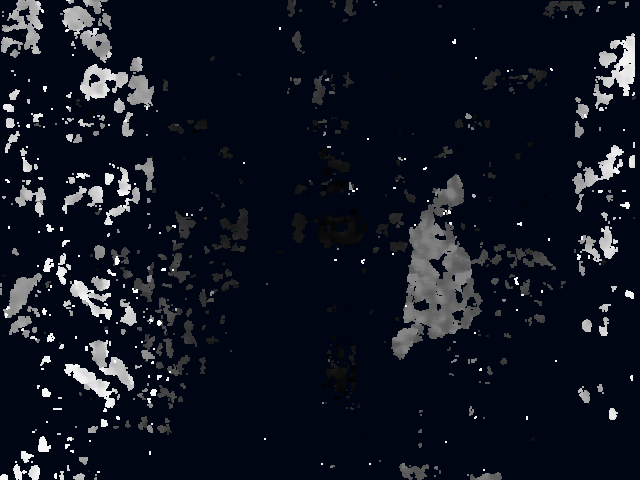
#> input picture reverse/d/d1.png, 640 x 480 px; its folder holds only this picture in this run
$ python reverse.py
#> lines starting #> are read from the running program, lines starting #| are printed output that depends on the picture
import cv2
from PIL import Image
import os

path_dir = './d/'
file_list = os.listdir(path_dir)

for input in file_list:
    imgread = './d/' + input
    print(imgread)
    src = cv2.imread('./d/' + input, cv2.IMREAD_GRAYSCALE)
#> src: shape (480, 640); min 0, max 255, mean 20.9
    dst = cv2.bitwise_not(src)
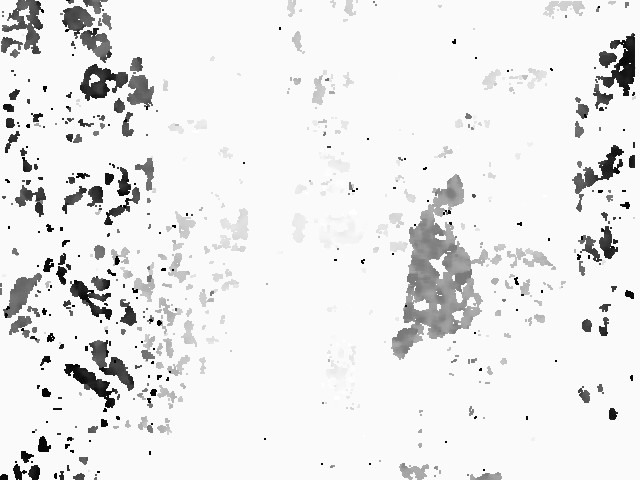
#> dst: shape (480, 640); min 0, max 255, mean 234.1
    output = Image.fromarray(dst)
    output.save("./dr/" + input)

$ run again, on reverse/d/d5.png
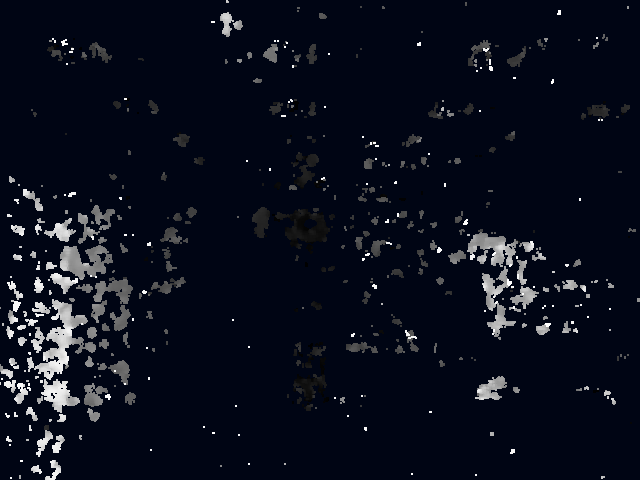
#> input picture reverse/d/d5.png, 640 x 480 px
#> `dst = cv2.bitwise_not(src)`:
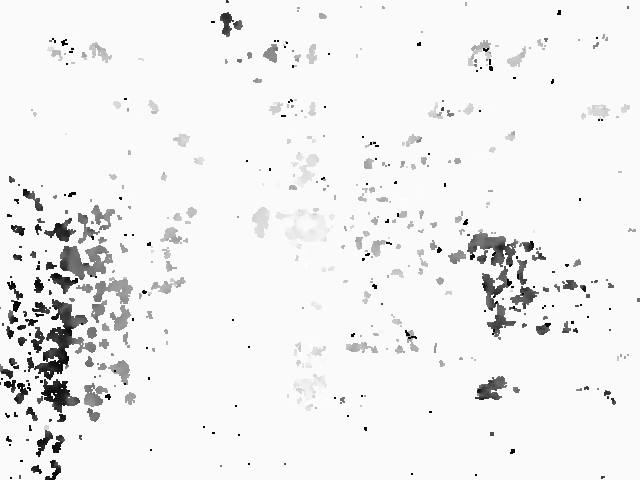
#> dst: shape (480, 640); min 0, max 255, mean 240.2

$ run again, on reverse/d/d6.png
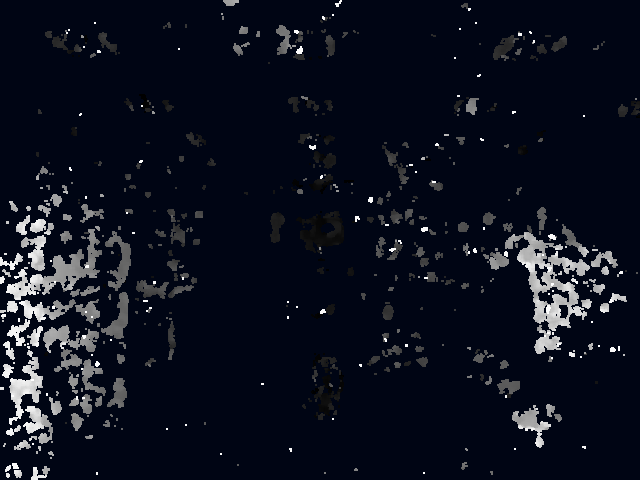
#> input picture reverse/d/d6.png, 640 x 480 px
#> `dst = cv2.bitwise_not(src)`:
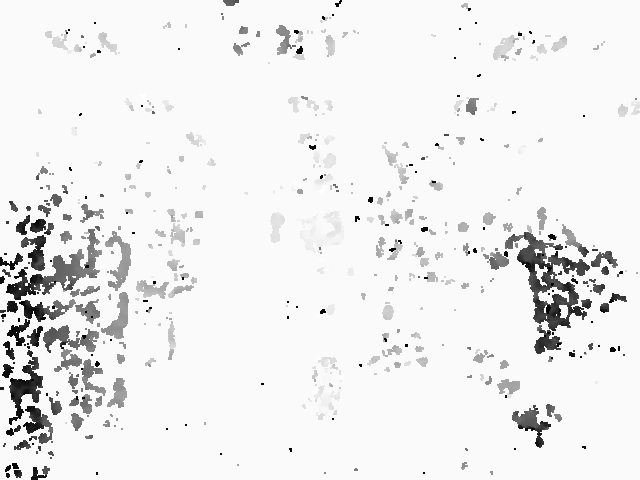
#> dst: shape (480, 640); min 0, max 255, mean 237.9

$ run again, on reverse/d/d7.png
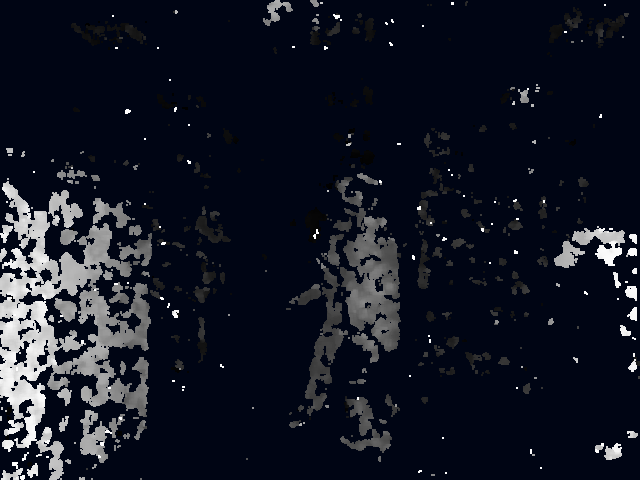
#> input picture reverse/d/d7.png, 640 x 480 px
#> `dst = cv2.bitwise_not(src)`:
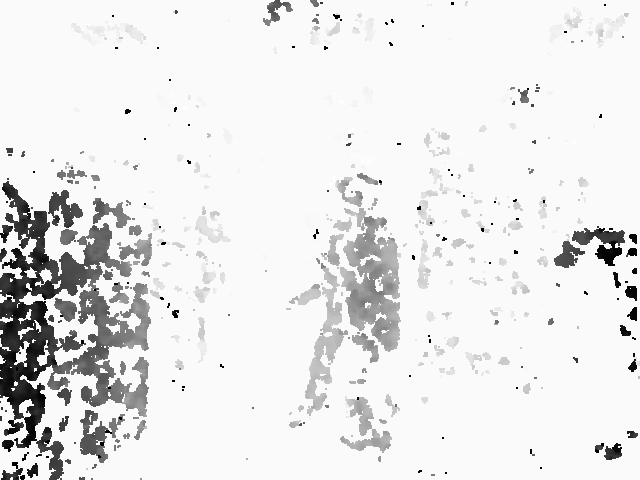
#> dst: shape (480, 640); min 0, max 255, mean 231.5

$ run again, on reverse/d/d2.png
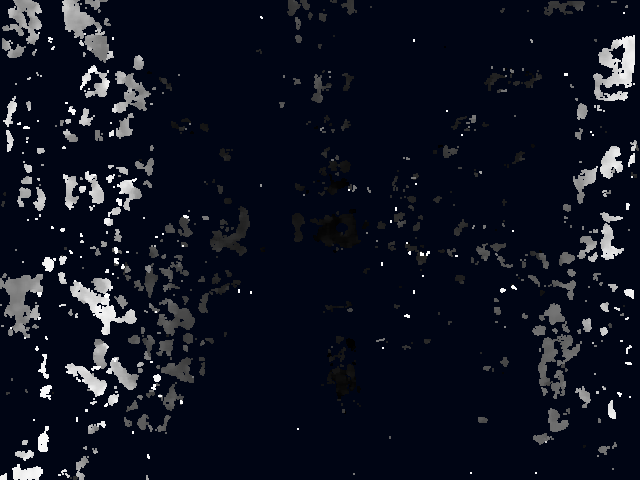
#> input picture reverse/d/d2.png, 640 x 480 px
#> `dst = cv2.bitwise_not(src)`:
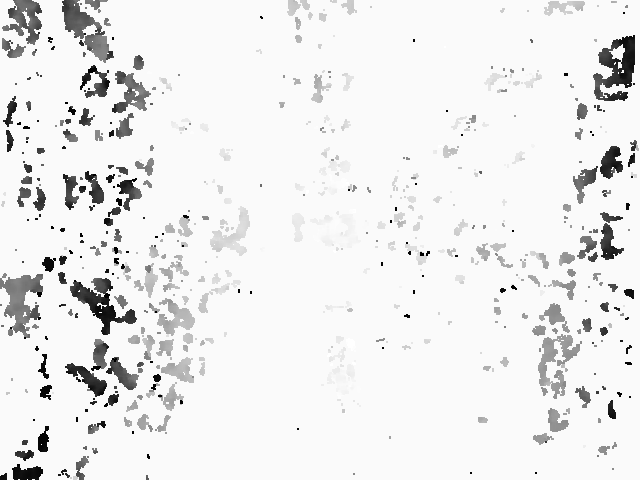
#> dst: shape (480, 640); min 0, max 255, mean 235.9
